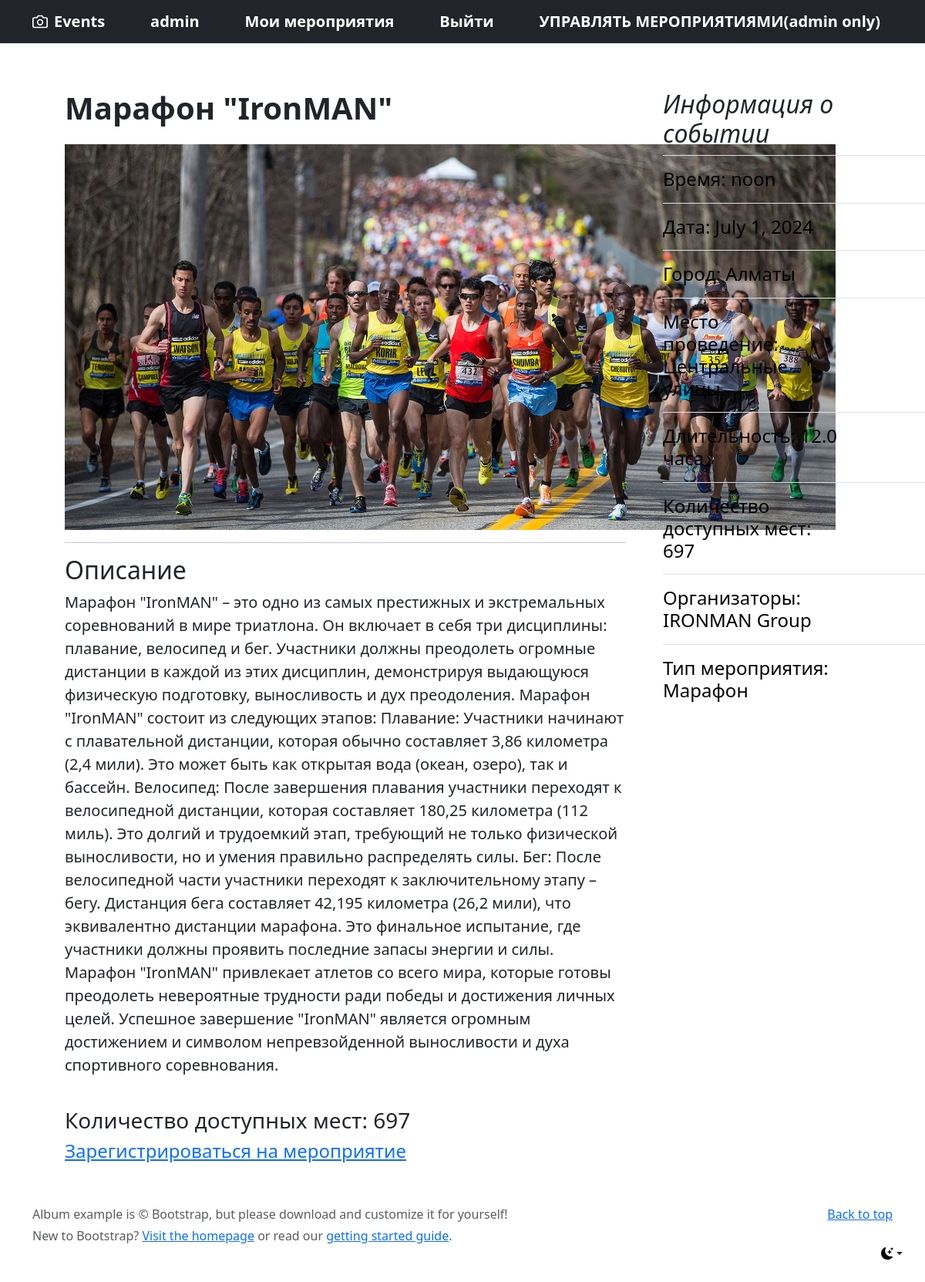
/event/2 (signed in), run on the app's committed database.
### main/models.py (models this page shows, shortened)
class Event(models.Model):
    title = models.CharField(verbose_name="Название мероприятия", max_length=255)
    organizer = models.CharField(verbose_name="Организаторы", max_length=255, default="Организация")
    description = models.TextField(verbose_name="Описание мероприятия")
    event_time = models.TimeField(default=datetime.time(12, 0))
    event_date = models.DateField(default=datetime.date.today)
    duration = models.FloatField(verbose_name="Продолжительность(в часах)")
    city = models.CharField(verbose_name="Город", max_length=255)
    location = models.CharField(verbose_name="Место проведения", max_length=255)
    seats_amount = models.IntegerField(verbose_name="Количество мест")
    event_type = models.ForeignKey(CategoryEvent, on_delete=models.PROTECT)
    available_seats = models.IntegerField(verbose_name="Доступное количество мест")
    photo = models.ImageField(upload_to='uploads/', default='uploads/default.png')

class CategoryEvent(models.Model):
    title = models.CharField(verbose_name="Тип мероприятия", max_length=255)
    def __str__(self):
        return self.title

### main/views.py (the view)
# urls.py: path('event/<int:event_id>', views.event_description, name='event_description'),
def event_description(request, event_id):
    event = Event.objects.get(id=event_id)
    already_take_part = False
    if request.user.is_authenticated:
        if event in [i.event for i in EventUser.objects.filter(user=request.user)]:
            already_take_part = True
    return render(request, 'main/description.html', {'event': event, 'already_take_part': already_take_part})

### main/templates/main/description.html
{% extends 'main/main.html'%}
{% load static %}
{% block content %}
<div class="row g-5" style="margin-left: 5%; margin-top: 1%" xmlns="http://www.w3.org/1999/html">
    <div class="col-md-8">
      <article class="blog-post">
        <h1><strong>{{event.title}}</strong></h1>
        <img src="{{event.photo.url}}" width="1000px" style="margin-top:2%;">
        <hr>
        <h2>Описание</h2>
        <p style="font-size: 20px;">{{event.description}}</p>
        <br>
        <h3>Количество доступных мест: {{event.available_seats}}</h3>
        {% if user.is_authenticated%}
          {% if already_take_part%}
            <h4>Вы уже участвуете в данном мероприятии, <a href="{% url 'booking:my_events' %}">Управлять моими мероприятиями</a></h4>
          {% else %}
            <h4><a href="{% url 'main:take_part' event.id %}">Зарегистрироваться на мероприятие</a></h4>
          {% endif %}
        {% else %}
          <h4>Для участия на мероприятие <a href="{% url 'user_auth:user_login'%}">Войдите</a>
            или <a href="{% url 'user_auth:register'%}">Зарегистрируйтесь</a></h4>
        {% endif %}
      </article>
    </div>
    <div class="col-md-4">
      <div class="position-sticky" style="top: 2rem;">
        <div>
          <h2 class="fst-italic">Информация о событии</h2>
          <ul class="list-unstyled">
            <li>
              <a class="d-flex flex-column flex-lg-row gap-3 align-items-start align-items-lg-center py-3 link-body-emphasis text-decoration-none border-top" href="#">
                <div class="col-lg-8">
                  <h4 class="mb-0">Время: {{event.event_time}}</h4>
                </div>
              </a>
            </li>
            <li>
              <a class="d-flex flex-column flex-lg-row gap-3 align-items-start align-items-lg-center py-3 link-body-emphasis text-decoration-none border-top" href="#">
                <div class="col-lg-8">
                  <h4 class="mb-0">Дата: {{event.event_date}}</h4>
                </div>
              </a>
            </li>
            <li>
              <a class="d-flex flex-column flex-lg-row gap-3 align-items-start align-items-lg-center py-3 link-body-emphasis text-decoration-none border-top" href="#">
                <div class="col-lg-8">
                  <h4 class="mb-0">Город: {{event.city}}</h4>
                </div>
              </a>
            </li>
            <li>
              <a class="d-flex flex-column flex-lg-row gap-3 align-items-start align-items-lg-center py-3 link-body-emphasis text-decoration-none border-top" href="#">
                <div class="col-lg-8">
                  <h4 class="mb-0">Место проведение: {{event.location}}</h4>
                </div>
              </a>
            </li>
            <li>
              <a class="d-flex flex-column flex-lg-row gap-3 align-items-start align-items-lg-center py-3 link-body-emphasis text-decoration-none border-top" href="#">
                <div class="col-lg-8">
                  <h4 class="mb-0">Длительность: {{event.duration}} часа</h4>
                </div>
              </a>
            </li>
            <li>
              <a class="d-flex flex-column flex-lg-row gap-3 align-items-start align-items-lg-center py-3 link-body-emphasis text-decoration-none border-top" href="#">
                <div class="col-lg-8">
                  <h4 class="mb-0">Количество доступных мест: {{event.available_seats}}</h4>
                </div>
              </a>
            </li>
            <li>
              <a class="d-flex flex-column flex-lg-row gap-3 align-items-start align-items-lg-center py-3 link-body-emphasis text-decoration-none border-top" href="#">
                <div class="col-lg-8">
                  <h4 class="mb-0">Организаторы: {{event.organizer}}</h4>
                </div>
              </a>
            </li>
            <li>
              <a class="d-flex flex-column flex-lg-row gap-3 align-items-start align-items-lg-center py-3 link-body-emphasis text-decoration-none border-top" href="#">
                <div class="col-lg-8">
                  <h4 class="mb-0">Тип мероприятия: {{event.event_type}}</h4>
                </div>
              </a>
            </li>
          </ul>
        </div>
      </div>
    </div>
  </div>
  {% endblock %}

### main/templates/main/main.html (shortened to what this page needs)
<!DOCTYPE html>
{% load static %}
<html lang="en">
<head>
    <link rel="stylesheet" href="https://cdn.jsdelivr.net/npm/bootstrap@5.3.2/dist/css/bootstrap.min.css">
</head>
<body>
    <div class="dropdown position-fixed bottom-0 end-0 mb-3 me-3 bd-mode-toggle">
      <button class="btn btn-bd-primary py-2 dropdown-toggle d-flex align-items-center" id="bd-theme" type="button" aria-expanded="false" data-bs-toggle="dropdown" aria-label="Toggle theme (dark)">
        <svg class="bi my-1 theme-icon-active" width="1em" height="1em"><use href="#moon-stars-fill"></use></svg>
      </button>
    </div>
<header data-bs-theme="dark">
  <div class="navbar navbar-dark bg-dark shadow-sm">
    <div class="container">
      <a href="{% url 'main:main' %}" class="navbar-brand d-flex align-items-center">
        <strong>Events</strong>
      </a>
      {% if user.is_authenticated %}
      <a href="#" class="navbar-brand d-flex align-items-center">
        <strong>{{user.username}}</strong>
      </a>
       <a href="{% url 'booking:my_events' %}" class="navbar-brand d-flex align-items-center">
        <strong>Мои мероприятия</strong>
      </a>
      <a href="{% url 'user_auth:user_logout'%}" class="navbar-brand d-flex align-items-center">
        <strong>Выйти</strong>
      </a>
          {% if user.username == 'admin'%}
        <a href="{% url 'main:create_event' %}" class="navbar-brand d-flex align-items-center">
        <strong>УПРАВЛЯТЬ МЕРОПРИЯТИЯМИ(admin only)</strong>
      </a>
        {% endif %}
      {% endif %}
    </div>
  </div>
</header>
    {% block content %}{% endblock %}
<footer class="text-body-secondary py-5">
  <div class="container">
    <p class="float-end mb-1">
      <a href="#">Back to top</a>
    </p>
    <p class="mb-1">Album example is © Bootstrap, but please download and customize it for yourself!</p>
    <p class="mb-0">New to Bootstrap? <a href="/">Visit the homepage</a> or read our <a href="/docs/5.3/getting-started/introduction/">getting started guide</a>.</p>
  </div>
</footer>
</body>
</html>

### data on the page
Event: title "Марафон \"IronMAN\"", photo (picture), description "Марафон \"IronMAN\" – это одно из самых престижных и экстремальных соревнований в мире триатлона. Он включает в себя три дисциплины: плавание, велосипед и бег. Участники должны преодолеть огромные дистанции в каждой из этих дисциплин, демонстрируя выдающуюся физическую подготовку, выносливость и дух преодоления. Марафон \"IronMAN\" состоит из следующих этапов: Плавание: Участники начинают с плавательной дистанции, которая обычно составляет 3,86 километра (2,4 мили). Это может быть как открытая вода (океан, озеро), так и бассейн. Велосипед: После завершения плавания участники переходят к велосипедной дистанции, которая составляет 180,25 километра (112 миль). Это долгий и трудоемкий этап,…", available_seats "697", event_time "noon", event_date "July 1, 2024", city "Алматы", location "Центральные улицы", duration "12.0", organizer "IRONMAN Group", event_type "Марафон"

### other printed values
{{ user.username }} "admin"
